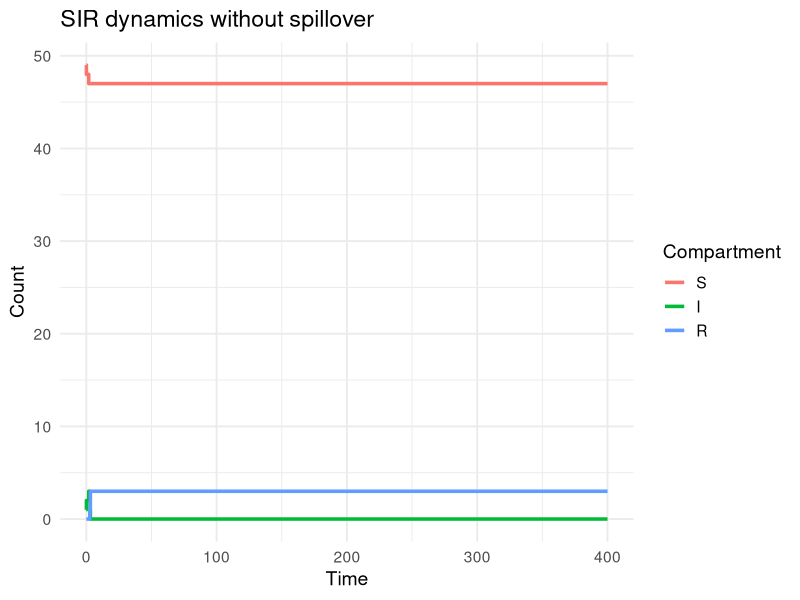

Generate this figure with R: (Note: this script raises an error after producing the figure.)
#####################################################################

## Lab: Stochastic SIR simulation with spillover introductions

#####################################################################

## Clinic on the Meaningful Modeling of Epidemiological Data
## International Clinics on Infectious Disease Dynamics and Data (ICI3D) Program
## https://www.ici3d.org

## Attribution: Rebecca Borchering (date)
##              Reshma Kassanjee (2025)

## Some Rights Reserved
## CC BY-NC 4.0 (https://creativecommons.org/licenses/by-nc/4.0/)

#####################################################################

## The goal of this tutorial is to use a Gillespie algorithm 
## implementation of an SIR model to explore the impact of
## introducing spillover infection events.

## You will be asked to extend code - though we provide example
## solutions, we encourage you take the time to first try!  

library(tidyverse)

#####################################################################

## Section 1: Simple stochastic SIR 

#####################################################################

## Context: We begin with a closed population of animals, with infection
## modelled to spread as per a stochastic SIR model. 

## Take some time to understand the implementation below. 

## Compartments:
## (S,I,R) = (susceptible, infectious, removed)

## Transitions:
## Event                           Change        	  	          Rate
## Infection (S)                   (S,I,R)->(S-1,I+1,R)        	beta*I*S/N
## Recovery/Removal (I)            (S,I,R)->(S,I-1,R+1)         gamma*I

## Function to step forward in time to next event and update states:

event_sir <- function(time, S, I, R, params, t_end) {
  
  with(as.list(params), {
    N <- S+I+R
    
    rates <- c(
      infect = beta * I * S / N,
      recover = gamma * I
    )
    
    total_rate <- sum(rates)
    
    if (total_rate == 0) {
      
      count.inf <- 0
      event_time <- t_end
      
    } else {
      
      event_time <- time + rexp(1, total_rate)
      event_type <- sample(c("Infect", "Recover"), 1, prob = rates / total_rate)
      
      switch(event_type,
             "Infect" = {
               S <- S - 1
               I <- I + 1
               count.inf <- 1
             },
             "Recover" = {
               I <- I - 1
               R <- R + 1
               count.inf <- 0
             })
    }
    
    return(data.frame(time = event_time, S = S, I = I, R = R, count.inf = count.inf))
  })
}

## Function to simulate states from time 0 to t_end:

simulate_sir <- function(t_end, y, params) {
  with(as.list(y), {
    
    cum.inf <-  0
    ts <- data.frame(time = 0, S = S, I = I, R = R, count.inf = 0) 
    next_event <- ts
    
    while (next_event$time < t_end) {
      next_event <- event_sir(next_event$time, next_event$S, next_event$I, next_event$R, params, t_end)
      cum.inf <- cum.inf + next_event$count.inf
      next_event$count.inf <- cum.inf
      ts <- rbind(ts, next_event)
    }
    
    return(ts)
  })
}

## Run the model for specified inputs:

pop <- 50                                 # population size
params <- c(beta = 0.3, gamma = 0.1)    	# parameter values
final_time <- 400                       	# end time
y0 <- c(S = pop - 1, I = 1, R = 0)        # initial state

ts1 <- simulate_sir(final_time, y0, params)

## And plot:

ts1_long <- (ts1 
             |> pivot_longer(cols = c(S, I, R), names_to = "Compartment", values_to = "count")
             |> mutate(Compartment = factor(Compartment, levels = c('S','I','R')))
)

ggplot(ts1_long, aes(x = time, y = count, color = Compartment)) +
  geom_step(linewidth = 1.2) +
  labs(title = "SIR dynamics without spillover", y = "Count", x = "Time") +
  theme_minimal(base_size = 14)

## Generate the data and produce the plot multiple times, by running the relevant
## lines above. What do you see?

#####################################################################

## Section 2: Simple stochastic SIR with spillover

#####################################################################

## We now introduce the possibility of infections occurring in the
## population due to other exposures - for example, due to infected animals
## in some other maintenance population briefly entering the territory. 

## TASK 1: Make a copy of all the code presented for part 1 and modify it to 
## introduce spillover events using the following information:
## Make functions event_sirspill and simulate_sirspill. More specifically, 
## assume that, in addition to the transmission already occurring, there 
## is an additional rate of infection of susceptibles of lambda*S/N (total rate). 
## Here lambda is the rate at which, for example, animals from outside of the 
## population manage to make contact with animals in our population of interest. 

## Here are some hints if needed: 
##   * Update the list of '## Transitions'
##   * In the function event_sirspill, include a third event type 'Spillover'.
##     Also try to include a counter for spillovers (count.spillovers) - 
##     this may prove handy if you get time to explore. 
##   * To run the model, think about whether any of the inputs needs to change.

## Once you have tried this yourself, scroll down to the bottom of the tutorial 
## to find an example solution, and then move onto the next parts of the tutorial 
## using it.

#####################################################################

## Section 3: Explore patterns

#####################################################################

## Let's compare outputs for different parameter values.

## To make this easier, let's write a function that plots I over time,
## showing several different possible trajectories, for a set of input 
## parameter values

plot_sirspill <- function(nTraj = 16, params, final_time, y0){
  
  ts_collect <- list()
  for (ii in 1:nTraj){
    ts_collect[[ii]] <- simulate_sirspill(final_time, y0, params)
  }
  
  ts_collect_df <- (bind_rows(ts_collect, .id = "Simulation")
                    |> mutate(Simulation = factor(Simulation, levels = 1:nTraj))
  )
  
  gg <- ggplot(ts_collect_df, aes(x = time, y = I)) +
    geom_step(linewidth = 1.2) +
    facet_wrap(~Simulation) +
    labs(title = "I over time", y = "Count", x = "Time") +
    scale_x_continuous(breaks = NULL) +
    coord_cartesian(xlim=c(0, final_time)) +
    theme_minimal(base_size = 14)

  print(gg)
}

## We can now easily now easily plot trajectories - here we plot 
## 16 trajectories for a set of inputs

plot_sirspill(nTraj=16
	, params=c(beta = 0.3, gamma = 0.1,lambda = 0.01)
	, final_time=400
	, y0 = c(S = pop - 1, I = 1, R = 0)
)

## TASK 2: 
## Use the function plot_sirspill to compare outputs for different parameter
## values (specified below) and think about the patterns you see. Also think 
## about how the  patterns you see relate to R0 = beta/gamma, and, later in
## time, Reff = R0*S/N. Note: Pay attention to the scale of y-axis and be sure
## to document your observations for discussion.

## Don't forget to erase your graphs every now and then using graphics.off().

## (1) 1 infected animal to begin, no spillover, with different beta and gamma values
## c(beta = 0.3, gamma = 0.1, lambda = 0.00), 400, c(S = pop - 1, I = 1, R = 0))
## versus 
## c(beta = 0.2, gamma = 0.2, lambda = 0.00), 400, c(S = pop - 1, I = 1, R = 0))

## (2) 0 infected animals to begin, with spillover, with different beta and gamma values 
## c(beta = 0.3, gamma = 0.1, lambda = 0.01), 400, c(S = pop, I = 0, R = 0))
## versus 
## c(beta = 0.2, gamma = 0.2, lambda = 0.01), 400, c(S = pop, I = 0, R = 0))

## (3) as for (2) but with a higher spillover rate
## c(beta = 0.3, gamma = 0.1, lambda = 0.04), 400, c(S = pop, I = 0, R = 0))
## versus 
## c(beta = 0.2, gamma = 0.2, lambda = 0.04), 400, c(S = pop, I = 0, R = 0))

## Lastly, would we have been able to study these patterns using 
## a deterministic model? If you have time, refer back to previous labs, 
## and try fit and plot a corresponding deterministic model. 

#####################################################################

## Section 2 Solution

#####################################################################

## Our version of the functions for part 2 can be found in
## ICI3D_Example_StochasticSpillover_functions.R in the tutorials repo: 
## https://raw.githubusercontent.com/ICI3D/RTutorials/refs/heads/master/ICI3D_Example_StochasticSpillover_functions.R

## Compartments:
## (S,I,R) = (susceptible, infectious, removed)

## Transitions:
## Event                           Change        		              Rate
## Spillover (S)			             (S,I,R)->(S-1,I+1,R)		        lambda*S/N
## Infection (S)                   (S,I,R)->(S-1,I+1,R)           beta*I*S/N
## Recovery/Removal (I)            (S,I,R)->(S,I-1,R+1)           gamma*I


## Run the model for specified inputs:

params <- c(beta = 0.3, gamma = 0.1
            , lambda = 0.02)            	# parameter values
final_time <- 400                       	# end time
y0 <- c(S = pop - 1, I = 1, R = 0)        # initial state

ts1 <- simulate_sirspill(final_time, y0, params)

## And plot:

ts1_long <- (ts1 
             |> pivot_longer(cols = c(S, I, R), names_to = "Compartment", values_to = "count")
             |> mutate(Compartment = factor(Compartment, levels = c('S','I','R')))
)

ggplot(ts1_long, aes(x = time, y = count, color = Compartment)) +
  geom_step(linewidth = 1.2) +
  labs(title = "SIR dynamics with spillover", y = "Count", x = "Time") +
  theme_minimal(base_size = 14)
